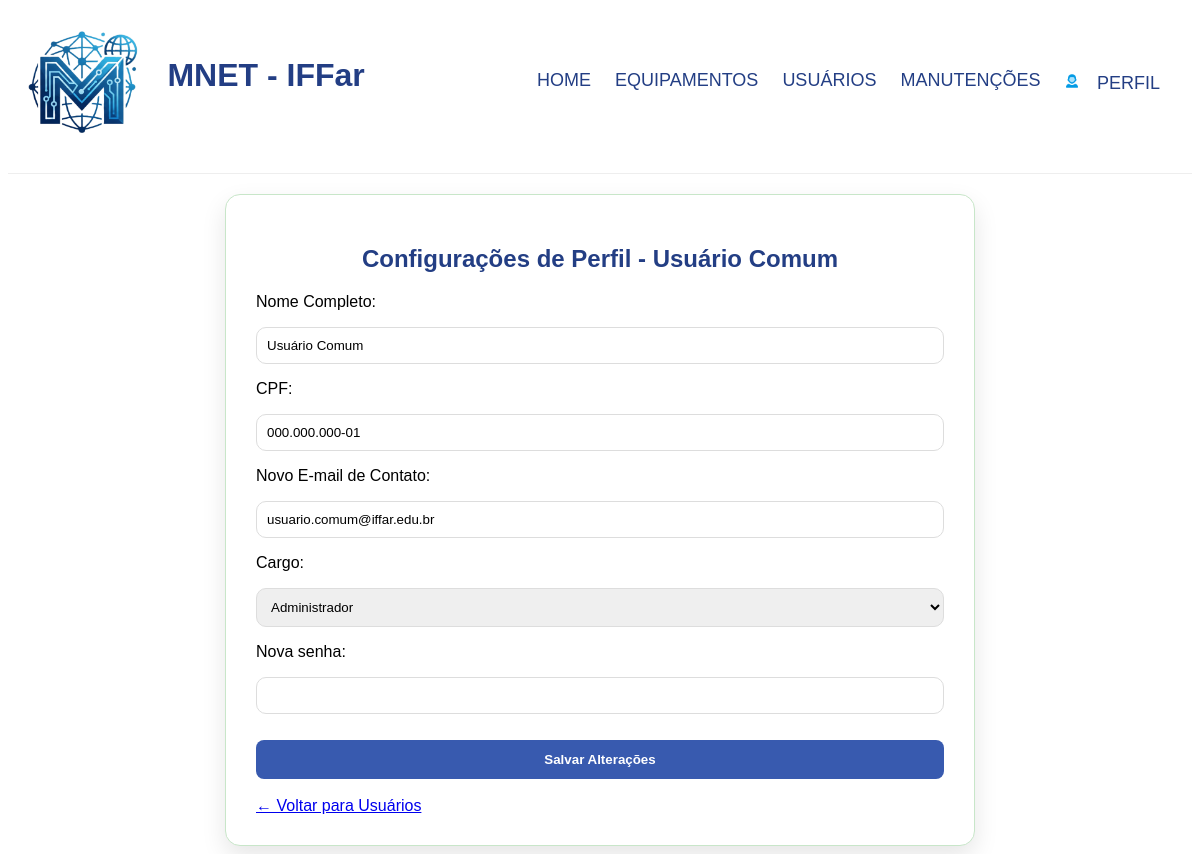
Screenshot of /feditar_usuario.php?id=52 (signed in) with the database file from the repository.
### tables this page shows
CREATE TABLE IF NOT EXISTS `usuario` (
  `email` varchar(1000) DEFAULT NULL,
  `senha` varchar(255) DEFAULT NULL,
  `nome` varchar(1000) DEFAULT NULL,
  `id` int NOT NULL AUTO_INCREMENT,
  `cpf` varchar(14) DEFAULT NULL,
  `data_registro` timestamp NULL DEFAULT CURRENT_TIMESTAMP,
  `cargo` char(1) DEFAULT NULL,
  PRIMARY KEY (`id`)
);

### feditar_usuario.php (the view, shortened to what this page needs)
<?php
include "connect.php";
$sql = "SELECT * FROM usuario WHERE id = {$_GET['id']}";
$resultado = mysqli_query($conexao, $sql);
$dados = mysqli_fetch_assoc($resultado);
?>
<!DOCTYPE html>
<html lang="pt-br">
<head>
    <?php include "head.php";
    ?>
</head>
<body>
    <?php include "menu.php";
    ?>
    <div class="fundo-perfil">
        <div class="card-perfil">
            <div class="titulo">
                <h2>Configurações de Perfil - <?php echo $dados['nome']; ?></h2>
            </div>
            <form method="POST">
                <div class="grupo">
                    <label>Nome Completo:</label>
                    <p><input type="text" name="nome" value="<?php echo $dados['nome']; ?>"> </p>
                </div>
                <div class="grupo">
                    <label>CPF:</label>
                    <p> <input type="text" name="cpf" value="<?php echo $dados['cpf']; ?>"> </p>
                </div>
                <div class="grupo">
                    <label>Novo E-mail de Contato:</label>
                    <p><input type="email" name="email" value="<?php echo $dados['email']; ?>"> </p>
                </div>
                <div class="grupo">
                    Cargo: <br>
                    <p><select name="cargo" required>
                            <option value="A">Administrador</option>
                        </select></p>
                </div>
                <div class="grupo">
                    Nova senha: <br>
                    <p><input name="senha" ></p>
                </div>
                <button  class="btn-salvar">Salvar Alterações</button><br><br>
                <a id="voltar" href="listar_usuarios.php" name="Voltar a listar usuários">← Voltar para Usuários</a>
            </form>
        </div>
    </div>
</body>
</html>

### style.css (style rules this page uses)
:root { --primary-color: #233e84; --primary-hover: rgb(39, 60, 114); --danger-color: #c21b1b; --danger-hover: #741919; --text-dark: #555; --text-muted: #777; --border-color: #ddd; --bg-light: #f8f9fc; --font-main: 'Poppins', sans-serif; --font-nav: 'Gill Sans', 'Gill Sans MT', Calibri, 'Trebuchet MS', sans-serif; }
.fundo-perfil, .fundo-tabela { font-family: var(--font-main); display: flex; justify-content: center; }
.card-perfil, .card-tabela { background: #ffffff; padding: 30px; border-radius: 15px; box-shadow: 0 10px 25px rgba(0, 0, 0, 0.1); width: 100%; border: 1px solid #c8e6c9; box-sizing: border-box; }
.card-perfil { max-width: 750px; }
.titulo { text-align: center; margin-bottom: 20px; color: var(--primary-color); font-weight: bold; }
.grupo { margin-bottom: 15px; }
input[type="text"], input[type="email"], input[type="password"], input[type="number"], input[name="senha"], select { width: 100%; padding: 10px; border: 1px solid var(--border-color); border-radius: 10px; box-sizing: border-box; }
input[type="text"], input[type="email"], input[type="password"], input[type="number"] { cursor: text; }
.btn-salvar, .btn-excluir { border: none; width: 100%; padding: 12px; border-radius: 8px; cursor: pointer; font-weight: 600; margin-top: 10px; transition: background-color 0.3s ease; }
.btn-salvar { background-color: rgb(56, 90, 175); color: #ffffff; }

### rows the page displays
usuario: nome "Usuário Comum", cpf "000.000.000-01", email "usuario.comum@iffar.edu.br"
